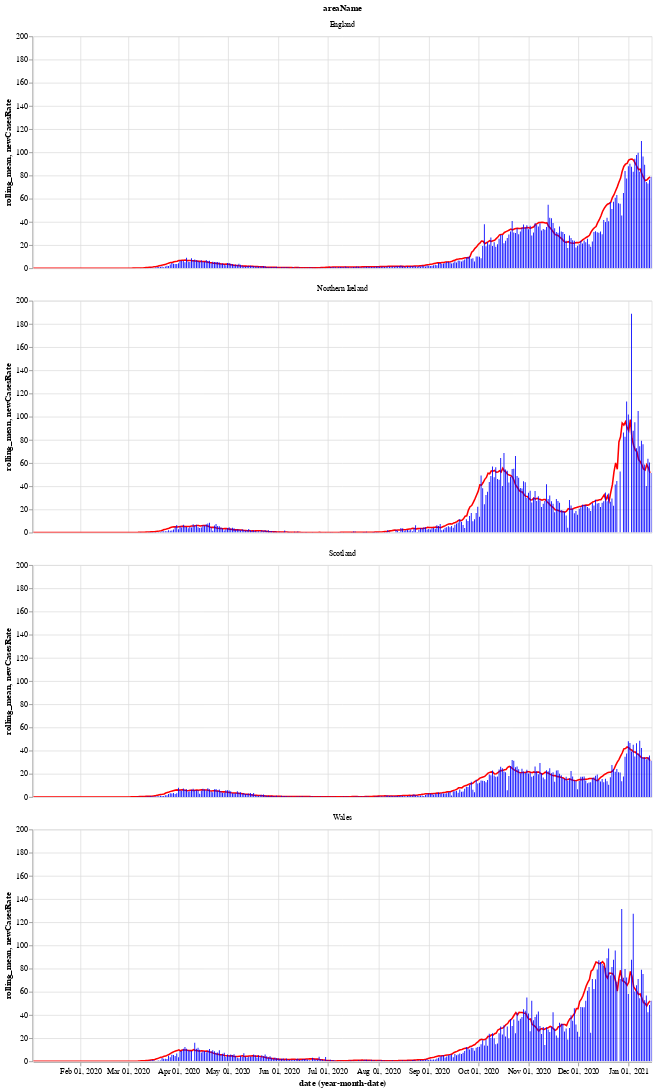

Notebook code cell kept with this figure:
### Markdown cell above
Next is a bar chart of the number of new cases in each country (per 100k population), with the 7 day moving average of cases. Again we see that Wales saw a longer period of raising and falling cases compared to the other countries.

After a period of cases falling, each nation is now seeing a rise in the number of cases - especially in Wales.

### Code cell
# collapse
bars = alt.Chart(uk_cases).mark_bar().encode(
    x="yearmonthdate(date):T",
    y="newCasesRate:Q",
    tooltip='newCasesRate',
    color=alt.condition(
        alt.datum.dailyChange > 0,
        alt.value("orange"),  # The positive color
        alt.value("blue")  # The negative color
    )
).properties(title='New cases per 100k population with rolling 7 day average', width=800).interactive()
line = alt.Chart(uk_cases).mark_line(
    color='red',
    size=2,
).transform_window(
    rolling_mean='mean(newCasesRate)',
    frame=[0, 7],
    groupby=['areaName']
).encode(
    x='yearmonthdate(date):T',
    y='rolling_mean:Q'
)
alt.layer(line, bars, data=uk_cases).facet(alt.Row('areaName'), columns=1)

### Figure 1 — Vega-Lite specification as saved in the notebook (floating-point values rounded to 4 significant figures; data arrays with more than 128 entries replaced by an {"elided": "..."} marker saying what was removed)
{"config": {"view": {"continuousWidth": 400, "continuousHeight": 300}}, "data": {"name": "data-0c15b48130a88157d73daf527eddb68f"}, "facet": {"type": "nominal", "field": "areaName"}, "spec": {"layer": [{"mark": {"type": "line", "color": "red", "size": 2}, "encoding": {"x": {"type": "temporal", "field": "date", "timeUnit": "yearmonthdate"}, "y": {"type": "quantitative", "field": "rolling_mean"}}, "transform": [{"window": [{"op": "mean", "field": "newCasesRate", "as": "rolling_mean"}], "frame": [0, 7], "groupby": ["areaName"]}]}, {"mark": "bar", "encoding": {"color": {"condition": {"value": "orange", "test": "(datum.dailyChange > 0)"}, "value": "blue"}, "tooltip": {"type": "quantitative", "field": "newCasesRate"}, "x": {"type": "temporal", "field": "date", "timeUnit": "yearmonthdate"}, "y": {"type": "quantitative", "field": "newCasesRate"}}, "selection": {"selector002": {"type": "interval", "bind": "scales", "encodings": ["x", "y"]}}, "title": "New cases per 100k population with rolling 7 day average", "width": 800}]}, "columns": 1, "$schema": "https://vega.github.io/schema/vega-lite/v4.8.1.json", "datasets": {"data-0c15b48130a88157d73daf527eddb68f": {"elided": "1512 records"}}}
